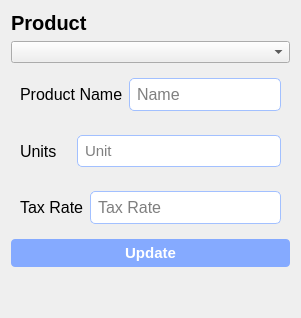
                    <widget class="QWidget" name="stackedWidget_54Page1">
                     <layout class="QVBoxLayout" name="verticalLayout_24">
                      <item>
                       <widget class="QLabel" name="label_85">
                        <property name="font">
                         <font>
                          <pointsize>15</pointsize>
                          <weight>75</weight>
                          <bold>true</bold>
                         </font>
                        </property>
                        <property name="text">
                         <string>Product</string>
                        </property>
                       </widget>
                      </item>
                      <item>
                       <widget class="QComboBox" name="comboBox_5"/>
                      </item>
                      <item>
                       <widget class="QWidget" name="widget_55" native="true">
                        <layout class="QHBoxLayout" name="horizontalLayout_49">
                         <item>
                          <widget class="QLabel" name="label_60">
                           <property name="sizePolicy">
                            <sizepolicy hsizetype="Expanding" vsizetype="Preferred">
                             <horstretch>2</horstretch>
                             <verstretch>0</verstretch>
                            </sizepolicy>
                           </property>
                           <property name="font">
                            <font>
                             <pointsize>12</pointsize>
                            </font>
                           </property>
                           <property name="text">
                            <string>Product Name</string>
                           </property>
                          </widget>
                         </item>
                         <item>
                          <widget class="QLineEdit" name="lineEdit_28">
                           <property name="sizePolicy">
                            <sizepolicy hsizetype="Expanding" vsizetype="Fixed">
                             <horstretch>8</horstretch>
                             <verstretch>0</verstretch>
                            </sizepolicy>
                           </property>
                           <property name="font">
                            <font>
                             <pointsize>12</pointsize>
                            </font>
                           </property>
                           <property name="styleSheet">
                            <string notr="true">border-radius: 5px;
border: 1px solid rgb(162, 192, 255);
padding: 5px;</string>
                           </property>
                           <property name="placeholderText">
                            <string>Name</string>
                           </property>
                          </widget>
                         </item>
                        </layout>
                       </widget>
                      </item>
                      <item>
                       <widget class="QWidget" name="widget_56" native="true">
                        <layout class="QHBoxLayout" name="horizontalLayout_50">
                         <item>
                          <widget class="QLabel" name="label_61">
                           <property name="sizePolicy">
                            <sizepolicy hsizetype="Expanding" vsizetype="Preferred">
                             <horstretch>2</horstretch>
                             <verstretch>0</verstretch>
                            </sizepolicy>
                           </property>
                           <property name="font">
                            <font>
                             <pointsize>12</pointsize>
                            </font>
                           </property>
                           <property name="text">
                            <string>Units</string>
                           </property>
                          </widget>
                         </item>
                         <item>
                          <widget class="QLineEdit" name="lineEdit_29">
                           <property name="sizePolicy">
                            <sizepolicy hsizetype="Expanding" vsizetype="Fixed">
                             <horstretch>8</horstretch>
                             <verstretch>0</verstretch>
                            </sizepolicy>
                           </property>
                           <property name="font">
                            <font>
                             <pointsize>11</pointsize>
                            </font>
                           </property>
                           <property name="styleSheet">
                            <string notr="true">border-radius: 5px;
border: 1px solid rgb(162, 192, 255);
padding: 5px;</string>
                           </property>
                           <property name="placeholderText">
                            <string>Unit</string>
                           </property>
                          </widget>
                         </item>
                        </layout>
                       </widget>
                      </item>
                      <item>
                       <widget class="QWidget" name="widget_57" native="true">
                        <layout class="QHBoxLayout" name="horizontalLayout_51">
                         <item>
                          <widget class="QLabel" name="label_62">
                           <property name="sizePolicy">
                            <sizepolicy hsizetype="Expanding" vsizetype="Preferred">
                             <horstretch>2</horstretch>
                             <verstretch>0</verstretch>
                            </sizepolicy>
                           </property>
                           <property name="font">
                            <font>
                             <pointsize>12</pointsize>
                            </font>
                           </property>
                           <property name="text">
                            <string>Tax Rate</string>
                           </property>
                          </widget>
                         </item>
                         <item>
                          <widget class="QLineEdit" name="lineEdit_30">
                           <property name="sizePolicy">
                            <sizepolicy hsizetype="Expanding" vsizetype="Fixed">
                             <horstretch>8</horstretch>
                             <verstretch>0</verstretch>
                            </sizepolicy>
                           </property>
                           <property name="font">
                            <font>
                             <pointsize>12</pointsize>
                            </font>
                           </property>
                           <property name="styleSheet">
                            <string notr="true">border-radius: 5px;
border: 1px solid rgb(162, 192, 255);
padding: 5px;</string>
                           </property>
                           <property name="placeholderText">
                            <string>Tax Rate</string>
                           </property>
                          </widget>
                         </item>
                        </layout>
                       </widget>
                      </item>
                      <item>
                       <widget class="QPushButton" name="pushButton_38">
                        <property name="styleSheet">
                         <string notr="true">background-color: rgb(133, 170, 255);
font-size: 15px;
padding: 5px;
color: white;
font-weight: bold;
border-radius: 4px;</string>
                        </property>
                        <property name="text">
                         <string>Update</string>
                        </property>
                       </widget>
                      </item>
                      <item>
                       <spacer name="verticalSpacer_29">
                        <property name="orientation">
                         <enum>Qt::Vertical</enum>
                        </property>
                        <property name="sizeHint" stdset="0">
                         <size>
                          <width>20</width>
                          <height>40</height>
                         </size>
                        </property>
                       </spacer>
                      </item>
                     </layout>
                    </widget>
